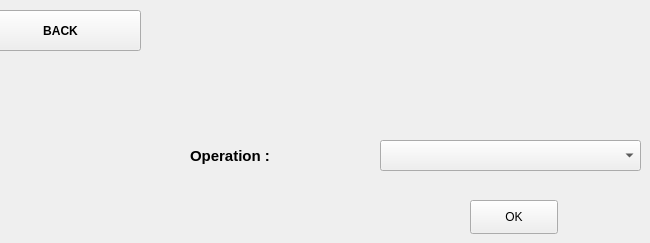
    <widget class="QWidget" name="tab_6">
     <attribute name="title">
      <string>Page</string>
     </attribute>
     <widget class="QPushButton" name="pushButton">
      <property name="geometry">
       <rect>
        <x>470</x>
        <y>200</y>
        <width>88</width>
        <height>34</height>
       </rect>
      </property>
      <property name="text">
       <string>OK</string>
      </property>
     </widget>
     <widget class="QComboBox" name="comboBox_any_2">
      <property name="geometry">
       <rect>
        <x>380</x>
        <y>140</y>
        <width>261</width>
        <height>31</height>
       </rect>
      </property>
      <property name="font">
       <font>
        <pointsize>11</pointsize>
        <weight>75</weight>
        <bold>true</bold>
       </font>
      </property>
     </widget>
     <widget class="QLabel" name="label_7">
      <property name="geometry">
       <rect>
        <x>190</x>
        <y>130</y>
        <width>171</width>
        <height>51</height>
       </rect>
      </property>
      <property name="font">
       <font>
        <pointsize>11</pointsize>
        <weight>75</weight>
        <bold>true</bold>
       </font>
      </property>
      <property name="text">
       <string>Operation :</string>
      </property>
     </widget>
     <widget class="QPushButton" name="pushButton_EXIT_5">
      <property name="geometry">
       <rect>
        <x>-20</x>
        <y>10</y>
        <width>161</width>
        <height>41</height>
       </rect>
      </property>
      <property name="font">
       <font>
        <weight>75</weight>
        <bold>true</bold>
       </font>
      </property>
      <property name="text">
       <string>BACK</string>
      </property>
     </widget>
    </widget>
